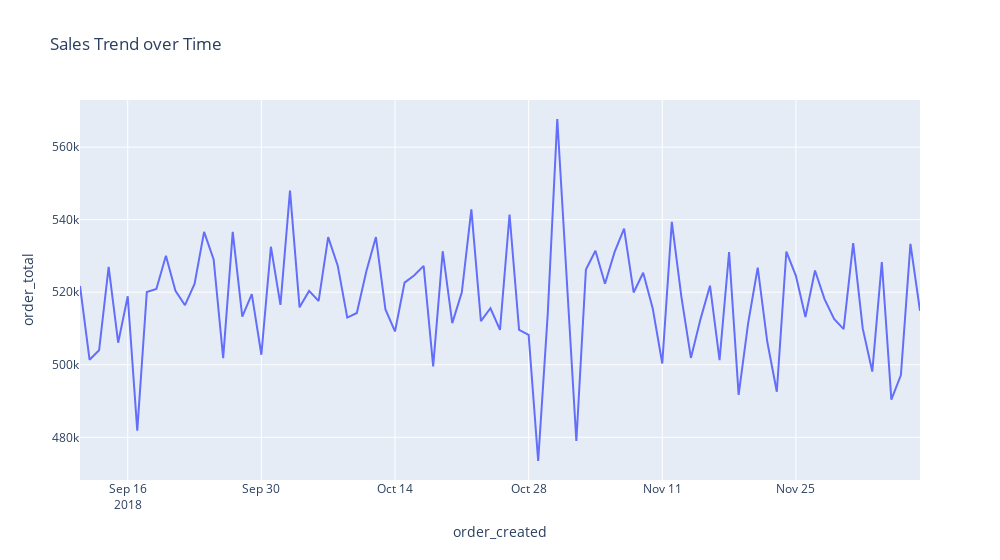

Here is the notebook cell this chart was saved with:
### Code cell
# Creating a line plot to visualize the total sales over time excluding the first and last date with outlier values
date_grouped_df = fact_order.groupby("order_created")["order_total"].sum().reset_index()

fig4 = px.line(
    date_grouped_df.iloc[1:-1],
    x="order_created",
    y="order_total",
    title="Sales Trend over Time",
    width=1000,
)
fig4.show("png")
